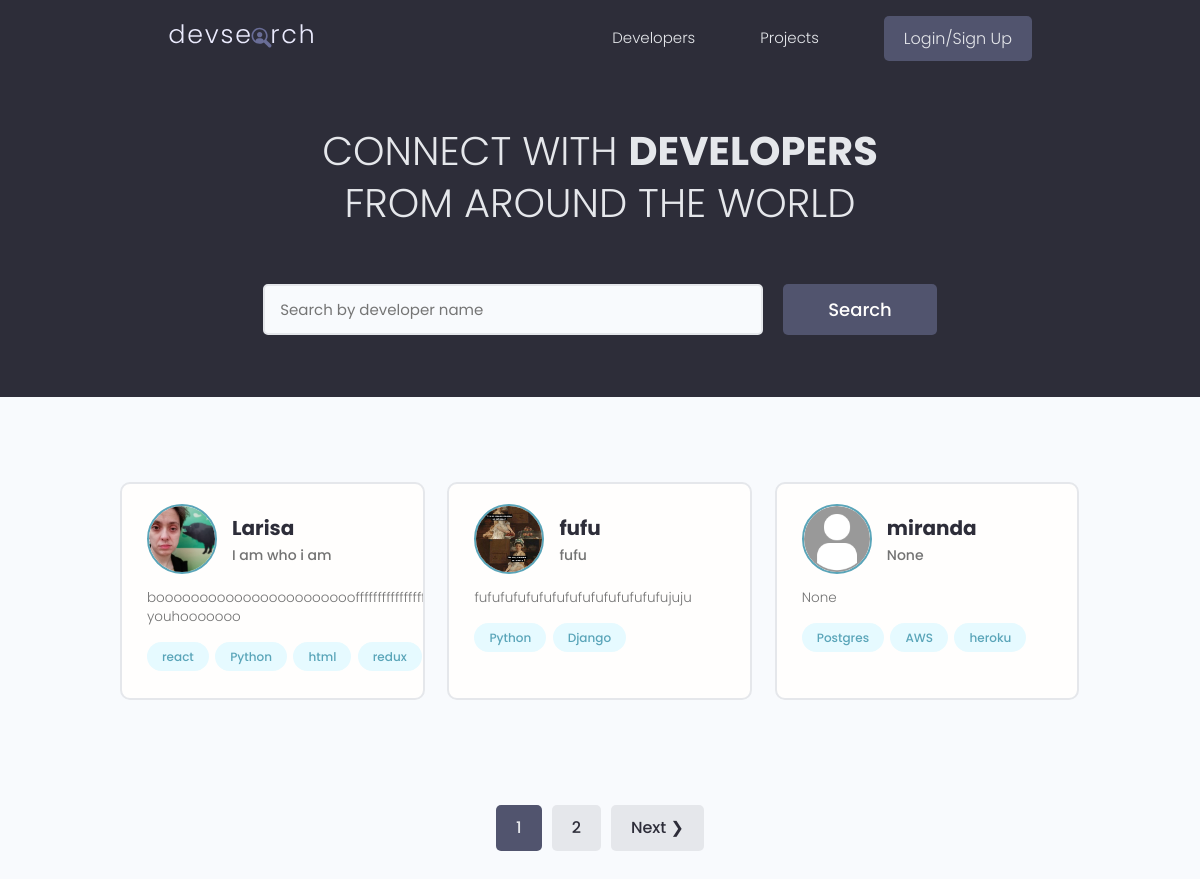
The app's page /, older data.
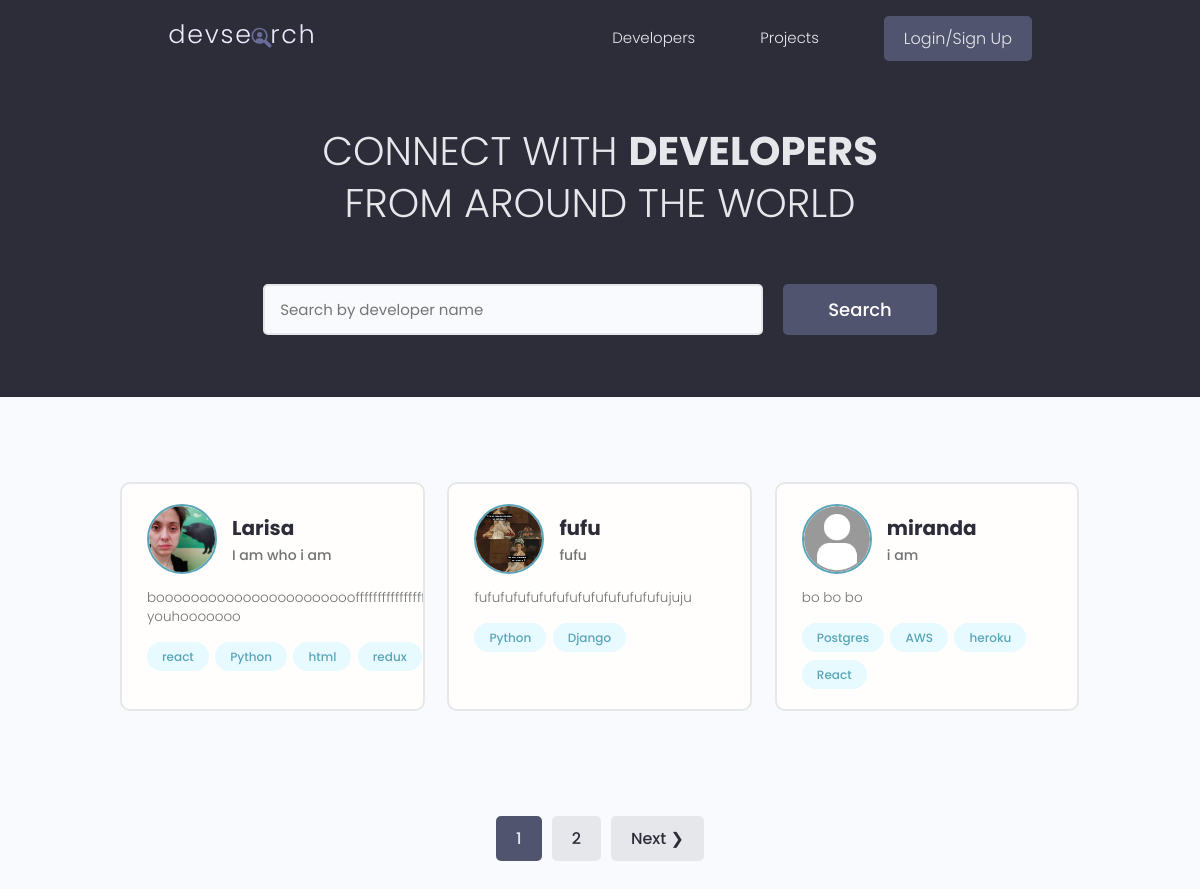
The same page, newer data.
### users/models.py (models this page shows, shortened)
class Profile(models.Model):
    user = models.OneToOneField(User, on_delete=models.CASCADE, null=True, blank=True)
    name = models.CharField(max_length=200, blank=True, null=True)
    email = models.EmailField(max_length=500, blank=True, null=True)
    username = models.CharField(max_length=200, blank=True, null=True)
    location = models.CharField(max_length=200, blank=True, null=True)
    short_info = models.CharField(max_length=200, blank=True, null=True)
    bio = models.TextField(blank=True, null=True)
    profile_image = models.ImageField(null=True, blank=True, upload_to='profiles/', default='profiles/user-default.jpg')
    social_github = models.CharField(max_length=200, blank=True, null=True)
    social_twitter = models.CharField(max_length=200, blank=True, null=True)
    social_linkedin = models.CharField(max_length=200, blank=True, null=True)
    social_youtube = models.CharField(max_length=200, blank=True, null=True)
    social_website = models.CharField(max_length=200, blank=True, null=True)
    created = models.DateTimeField(auto_now_add=True)
    id = models.UUIDField(default=uuid.uuid4, unique=True, primary_key=True, editable=False)

class Skill(models.Model):
    owner = models.ForeignKey(Profile, on_delete=models.CASCADE, null=True, blank=True)
    name = models.CharField(max_length=200, blank=True, null=True)
    description = models.TextField(null=True, blank=True)
    created = models.DateTimeField(auto_now_add=True)
    id = models.UUIDField(default=uuid.uuid4, unique=True, primary_key=True, editable=False)
    def __str__(self):
        return str(self.name)

### users/views.py (the view)
# urls.py: path('', views.profiles, name="profiles" ),
def profiles(request):
    profiles, search_query = searchProfiles(request)
    custom_range, profiles = paginateProfiles(request, profiles, 3)
    context = {'profiles': profiles, 'search_query': search_query, 'custom_range': custom_range}
    return render(request, 'users/profiles.html', context)

### users/utils.py (called while the page is built)
def paginateProfiles(request, profiles, results):
    page = request.GET.get('page')
    paginator = Paginator(profiles, results)
    try:
        profiles = paginator.page(page)
    except PageNotAnInteger:
        page = 1
        profiles = paginator.page(page)
    except EmptyPage:
        page = paginator.num_pages
        profiles = paginator.page(page)
    leftIndex = (int(page) - 4)
    if leftIndex < 1:
        leftIndex = 1
    rightIndex = (int(page) + 5)
    if rightIndex > paginator.num_pages:
        rightIndex = paginator.num_pages + 1
    custom_range = range(leftIndex, rightIndex)
    return custom_range, profiles

def searchProfiles(request):
    search_query = ''
    if request.GET.get('search_query'):
        search_query = request.GET.get('search_query')
    skills = Skill.objects.filter(name__icontains=search_query)
    profiles = Profile.objects.distinct().filter(
        Q(name__icontains=search_query) |
        Q(short_info__icontains=search_query) |
        Q(skill__in=skills)
    )
    return profiles, search_query

### users/templates/users/profiles.html (shortened to what this page needs)
{% extends 'main.html' %}
{% block content %}
  <main class="home">
    <section class="hero-section text-center">
      <div class="container container--narrow">
        <div class="hero-section__box">
          <h2>CONNECT WITH <span>DEVELOPERS</span></h2>
          <h2>FROM AROUND THE WORLD</h2>
        </div>
        <div class="hero-section__search">
          <form id="searchForm" class="form" action="{% url 'profiles' %}" method="get">
            <div class="form__field">
              <input class="input input--text" id="formInput#search" type="text" name="search_query"
                value="{{search_query}}" placeholder="Search by developer name" />
            </div>
            <input class="btn btn--sub btn--lg" type="submit" value="Search" />
          </form>
        </div>
      </div>
    </section>
    <section class="devlist">
      <div class="container">
        <div class="grid grid--three">
        {% for profile in profiles %}
          <div class="column card">
            <div class="dev">
              <a href="{% url 'user-profile' profile.id %}" class="card__body">
                <div class="dev__profile">
                  <img class="avatar avatar--md" src="{{profile.profile_image.url}}" alt="image" />
                  <div class="dev__meta">
                    <h3>{{profile.name}}</h3>
                    <h5>{{profile.short_info|slice:"60"}}</h5>
                  </div>
                </div>
                <p class="dev__info">
                  {{profile.bio|slice:"150"}}
                </p>
                <div class="dev__skills">
                {% for skill in profile.skill_set.all|slice:"5" %}
                  <span class="tag tag--pill tag--main">
                    <small>{{skill}}</small>
                  </span>
                 {% endfor %}
                </div>
              </a>
            </div>
          </div>
          {% endfor %}
          </div>
        </div>
    </section>
  {% include 'pagination.html'  with queryset=profiles custom_range=custom_range %}
  </main>
{% endblock content %}

Row changes from the older to the newer data that the page shows:
changed Profile "miranda": short_info "None" → "i am"; bio "None" → "bo bo bo"
added Skill: name "React", shown under Profile "miranda"
